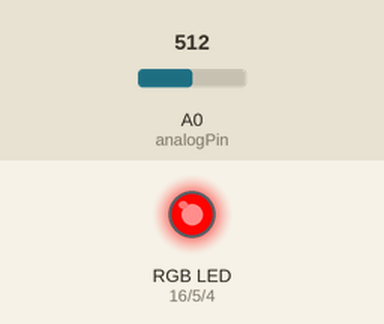
A sketch run on a simulated Arduino Uno, built with avr-gcc and run on an emulated ATmega328P. On the bench: an RGB LED mixed from three pins (HIGH = lit). The inputs (shaded band) are chosen by the test bench; at power-on: A0 (analogPin) = 512.

Above: at 1.2 s.
1.3 s: A0 (analogPin) set to 716
At 1.8 s:
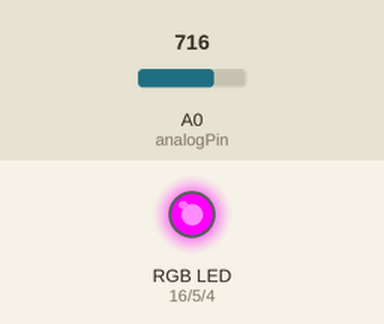
2.8 s: A0 (analogPin) set to 900
At 4.0 s:
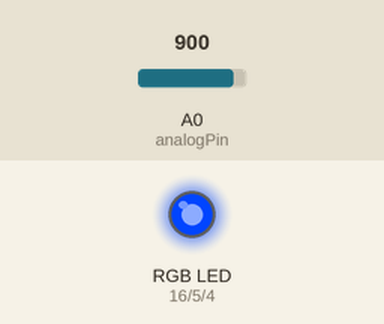
4.3 s: A0 (analogPin) set to 1023
At 5.3 s:
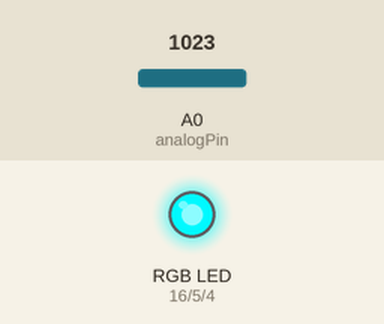
5.8 s: A0 (analogPin) set to 306
At 6.4 s:
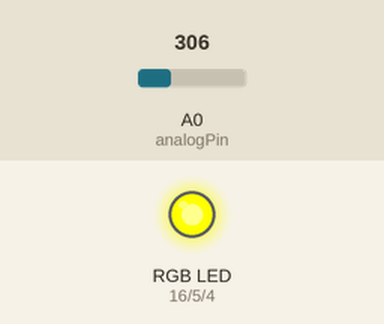
7.3 s: A0 (analogPin) set to 245
At 7.6 s:
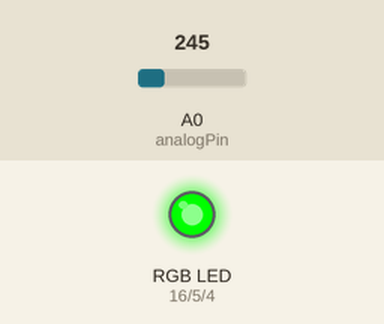
8.8 s: A0 (analogPin) set to 265
At 9.9 s:
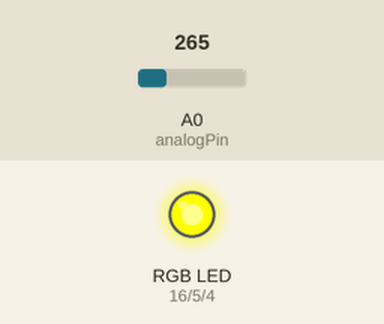
Timing chart, 0 to 11.3 s (numbered marks = the images above; inputs shaded):
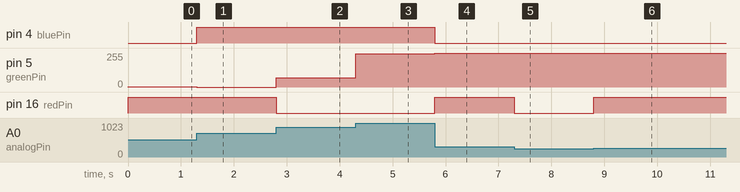

The sketch:

10.LED_RGB.ino
```cpp
#define redPin 16
#define greenPin 5
#define bluePin 4
#define analogPin A0

int currentColorValueRed;
int currentColorValueGreen;
int currentColorValueBlue;

void setup()
{
	pinMode(redPin, OUTPUT);
	pinMode(greenPin, OUTPUT);
	pinMode(bluePin, OUTPUT);
}

void loop()
{
	int analogValue = map(analogRead(analogPin), 0, 1024, 255, 0);
	if (analogValue <= 42.5) {  // 1/6th of 255 is 42.5
		currentColorValueRed = 0;
		currentColorValueGreen = 255 - (analogValue * 6);
    currentColorValueBlue = 255;
   }

   if ((analogValue > 42.5) && (analogValue <= 85)) {
		currentColorValueRed = 0 + (analogValue - 43) * 6;
    currentColorValueGreen = 0;
		currentColorValueBlue = 255;
   }

   if ((analogValue > 85) && (analogValue <= 127.5)) {
    currentColorValueRed = 255;
    currentColorValueGreen = 0;
		currentColorValueBlue = 255 - (analogValue - 85) * 6;
   }

	if ((analogValue > 127.5) && (analogValue <= 170)) {
		currentColorValueRed = 255;
		currentColorValueGreen = 0 + (analogValue - 127.5) * 6;
    currentColorValueBlue = 0;
	}

	if ((analogValue > 170) && (analogValue <= 212.5)) {
		currentColorValueRed = 255 - (analogValue - 170) * 6;
		currentColorValueGreen = 255;
    currentColorValueBlue = 0;
	}

	if ((analogValue > 212.5) && (analogValue <= 255)) {
    currentColorValueRed = 0;
		currentColorValueGreen = 255;
		currentColorValueBlue = 0 + (analogValue - 212.5) * 6;
	}

	analogWrite(redPin, currentColorValueRed);
  analogWrite(greenPin, currentColorValueGreen);
	analogWrite(bluePin, currentColorValueBlue);
}
```

Measured:
- after the input at 1.3 s, pin 4 (bluePin): LOW → HIGH at once; pin 5 (greenPin): 3/255 → 0/255 at once
- after the input at 2.8 s, pin 5 (greenPin): 0/255 → 69/255 at once; pin 16 (redPin): HIGH → LOW at once
- after the input at 4.3 s, pin 5 (greenPin): 69/255 → 249/255 at once
- after the input at 5.8 s, pin 4 (bluePin): HIGH → LOW at once; pin 5 (greenPin): 249/255 → 255/255 at once; pin 16 (redPin): LOW → HIGH at once
- after the input at 7.3 s, pin 16 (redPin): HIGH → LOW at once
- after the input at 8.8 s, pin 16 (redPin): LOW → HIGH at once
